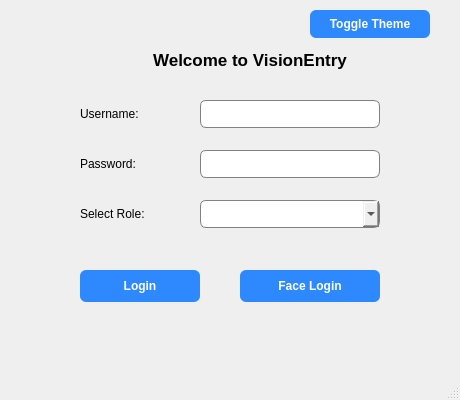
<?xml version="1.0" encoding="UTF-8"?>
<ui version="4.0">
 <class>LoginWindow</class>
 <widget class="QMainWindow" name="LoginWindow">
  <property name="geometry">
   <rect>
    <x>0</x>
    <y>0</y>
    <width>460</width>
    <height>400</height>
   </rect>
  </property>
  <property name="windowTitle">
   <string>Login</string>
  </property>
  <widget class="QWidget" name="centralwidget">
   <property name="styleSheet">
    <string notr="true">
QLineEdit, QComboBox {
    border: 1px solid gray;
    border-radius: 6px;
    padding: 5px;
    font-family: &quot;Segoe UI&quot;;
    font-size: 11pt;
}
QPushButton {
    border-radius: 6px;
    padding: 6px;
    background-color: #2e89ff;
    color: white;
    font-weight: bold;
}
QPushButton:hover {
    background-color: #1d6edb;
}
   </string>
   </property>
   <widget class="QLabel" name="label_4">
    <property name="geometry">
     <rect>
      <x>150</x>
      <y>40</y>
      <width>200</width>
      <height>40</height>
     </rect>
    </property>
    <property name="font">
     <font>
      <family>Segoe UI</family>
      <pointsize>13</pointsize>
      <bold>true</bold>
     </font>
    </property>
    <property name="text">
     <string>Welcome to VisionEntry</string>
    </property>
    <property name="alignment">
     <set>Qt::AlignCenter</set>
    </property>
   </widget>
   <widget class="QLabel" name="label">
    <property name="geometry">
     <rect>
      <x>80</x>
      <y>100</y>
      <width>100</width>
      <height>28</height>
     </rect>
    </property>
    <property name="text">
     <string>Username:</string>
    </property>
   </widget>
   <widget class="QLineEdit" name="usernameLineEdit">
    <property name="geometry">
     <rect>
      <x>200</x>
      <y>100</y>
      <width>180</width>
      <height>28</height>
     </rect>
    </property>
   </widget>
   <widget class="QLabel" name="label_2">
    <property name="geometry">
     <rect>
      <x>80</x>
      <y>150</y>
      <width>100</width>
      <height>28</height>
     </rect>
    </property>
    <property name="text">
     <string>Password:</string>
    </property>
   </widget>
   <widget class="QLineEdit" name="passwordLineEdit">
    <property name="geometry">
     <rect>
      <x>200</x>
      <y>150</y>
      <width>180</width>
      <height>28</height>
     </rect>
    </property>
    <property name="echoMode">
     <enum>QLineEdit::Password</enum>
    </property>
   </widget>
   <widget class="QLabel" name="label_3">
    <property name="geometry">
     <rect>
      <x>80</x>
      <y>200</y>
      <width>100</width>
      <height>28</height>
     </rect>
    </property>
    <property name="text">
     <string>Select Role:</string>
    </property>
   </widget>
   <widget class="QComboBox" name="roleComboBox">
    <property name="geometry">
     <rect>
      <x>200</x>
      <y>200</y>
      <width>180</width>
      <height>28</height>
     </rect>
    </property>
   </widget>
   <widget class="QPushButton" name="loginButton">
    <property name="geometry">
     <rect>
      <x>80</x>
      <y>270</y>
      <width>120</width>
      <height>32</height>
     </rect>
    </property>
    <property name="text">
     <string>Login</string>
    </property>
   </widget>
   <widget class="QPushButton" name="faceLoginButton">
    <property name="geometry">
     <rect>
      <x>240</x>
      <y>270</y>
      <width>140</width>
      <height>32</height>
     </rect>
    </property>
    <property name="text">
     <string>Face Login</string>
    </property>
   </widget>
   <widget class="QPushButton" name="toggleThemeButton">
    <property name="geometry">
     <rect>
      <x>310</x>
      <y>10</y>
      <width>120</width>
      <height>28</height>
     </rect>
    </property>
    <property name="text">
     <string>Toggle Theme</string>
    </property>
   </widget>
  </widget>
  <widget class="QStatusBar" name="statusbar"/>
 </widget>
 <resources/>
 <connections/>
</ui>
